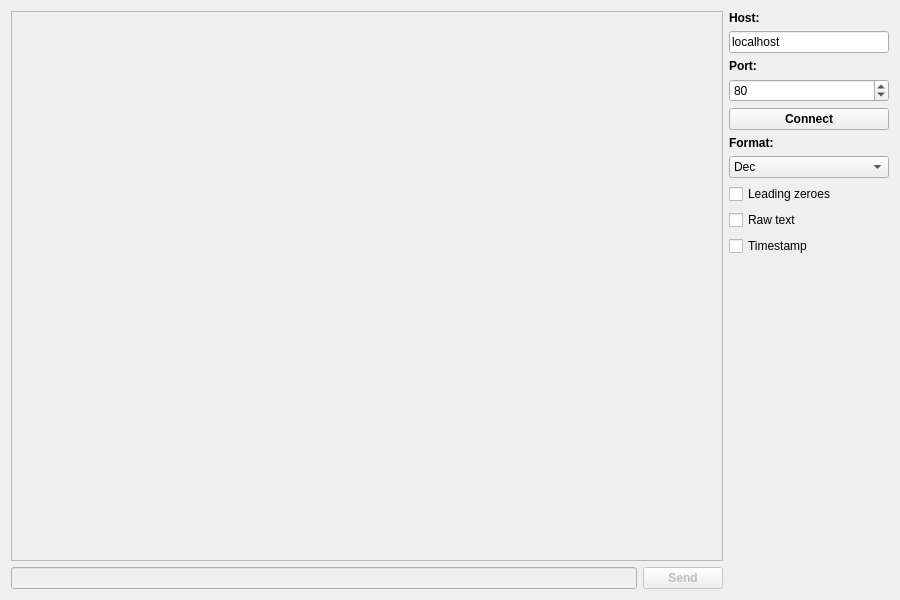
<?xml version="1.0" encoding="UTF-8"?>
<ui version="4.0">
 <class>Dialog</class>
 <widget class="QDialog" name="Dialog">
  <property name="geometry">
   <rect>
    <x>0</x>
    <y>0</y>
    <width>900</width>
    <height>600</height>
   </rect>
  </property>
  <property name="windowTitle">
   <string>TCP debugger (client) - 1.1.1</string>
  </property>
  <layout class="QGridLayout" name="gridLayout">
   <item row="0" column="0" rowspan="11">
    <layout class="QVBoxLayout" name="verticalLayout_2">
     <property name="sizeConstraint">
      <enum>QLayout::SetMaximumSize</enum>
     </property>
     <item>
      <widget class="QTextEdit" name="textEditTraffic">
       <property name="enabled">
        <bool>false</bool>
       </property>
      </widget>
     </item>
     <item>
      <layout class="QHBoxLayout" name="horizontalLayout">
       <item>
        <widget class="QLineEdit" name="lineEditData">
         <property name="enabled">
          <bool>false</bool>
         </property>
        </widget>
       </item>
       <item>
        <widget class="QPushButton" name="pushButtonSend">
         <property name="enabled">
          <bool>false</bool>
         </property>
         <property name="font">
          <font>
           <weight>75</weight>
           <bold>true</bold>
          </font>
         </property>
         <property name="text">
          <string>Send</string>
         </property>
         <property name="autoDefault">
          <bool>false</bool>
         </property>
        </widget>
       </item>
      </layout>
     </item>
    </layout>
   </item>
   <item row="0" column="1">
    <widget class="QLabel" name="labelHost">
     <property name="font">
      <font>
       <weight>75</weight>
       <bold>true</bold>
      </font>
     </property>
     <property name="text">
      <string>Host:</string>
     </property>
    </widget>
   </item>
   <item row="1" column="1">
    <widget class="QLineEdit" name="lineEditHost">
     <property name="minimumSize">
      <size>
       <width>160</width>
       <height>0</height>
      </size>
     </property>
     <property name="maximumSize">
      <size>
       <width>160</width>
       <height>16777215</height>
      </size>
     </property>
     <property name="text">
      <string>localhost</string>
     </property>
    </widget>
   </item>
   <item row="2" column="1">
    <widget class="QLabel" name="labelPort">
     <property name="font">
      <font>
       <weight>75</weight>
       <bold>true</bold>
      </font>
     </property>
     <property name="text">
      <string>Port:</string>
     </property>
    </widget>
   </item>
   <item row="3" column="1">
    <widget class="QSpinBox" name="spinBoxPort">
     <property name="minimumSize">
      <size>
       <width>160</width>
       <height>0</height>
      </size>
     </property>
     <property name="maximumSize">
      <size>
       <width>160</width>
       <height>16777215</height>
      </size>
     </property>
     <property name="minimum">
      <number>1</number>
     </property>
     <property name="maximum">
      <number>65535</number>
     </property>
     <property name="value">
      <number>80</number>
     </property>
    </widget>
   </item>
   <item row="4" column="1">
    <widget class="QPushButton" name="pushButtonConnectDisconnect">
     <property name="minimumSize">
      <size>
       <width>160</width>
       <height>0</height>
      </size>
     </property>
     <property name="maximumSize">
      <size>
       <width>160</width>
       <height>16777215</height>
      </size>
     </property>
     <property name="font">
      <font>
       <weight>75</weight>
       <bold>true</bold>
      </font>
     </property>
     <property name="text">
      <string>Connect</string>
     </property>
     <property name="autoDefault">
      <bool>false</bool>
     </property>
     <property name="flat">
      <bool>false</bool>
     </property>
    </widget>
   </item>
   <item row="5" column="1">
    <widget class="QLabel" name="labelFormat">
     <property name="font">
      <font>
       <weight>75</weight>
       <bold>true</bold>
      </font>
     </property>
     <property name="text">
      <string>Format:</string>
     </property>
    </widget>
   </item>
   <item row="6" column="1">
    <widget class="QComboBox" name="comboBoxFormat">
     <property name="minimumSize">
      <size>
       <width>160</width>
       <height>0</height>
      </size>
     </property>
     <property name="maximumSize">
      <size>
       <width>160</width>
       <height>16777215</height>
      </size>
     </property>
     <property name="currentIndex">
      <number>2</number>
     </property>
     <item>
      <property name="text">
       <string>Bin</string>
      </property>
     </item>
     <item>
      <property name="text">
       <string>Oct</string>
      </property>
     </item>
     <item>
      <property name="text">
       <string>Dec</string>
      </property>
     </item>
     <item>
      <property name="text">
       <string>Hex</string>
      </property>
     </item>
    </widget>
   </item>
   <item row="7" column="1">
    <widget class="QCheckBox" name="checkBoxLeadingZeroes">
     <property name="text">
      <string>Leading zeroes</string>
     </property>
    </widget>
   </item>
   <item row="8" column="1">
    <widget class="QCheckBox" name="checkBoxRawText">
     <property name="text">
      <string>Raw text</string>
     </property>
    </widget>
   </item>
   <item row="9" column="1">
    <widget class="QCheckBox" name="checkBoxTimestamp">
     <property name="text">
      <string>Timestamp</string>
     </property>
    </widget>
   </item>
   <item row="10" column="1">
    <spacer name="verticalSpacer">
     <property name="orientation">
      <enum>Qt::Vertical</enum>
     </property>
     <property name="sizeType">
      <enum>QSizePolicy::Expanding</enum>
     </property>
     <property name="sizeHint" stdset="0">
      <size>
       <width>17</width>
       <height>237</height>
      </size>
     </property>
    </spacer>
   </item>
  </layout>
 </widget>
 <tabstops>
  <tabstop>lineEditHost</tabstop>
  <tabstop>spinBoxPort</tabstop>
  <tabstop>pushButtonConnectDisconnect</tabstop>
  <tabstop>lineEditData</tabstop>
  <tabstop>pushButtonSend</tabstop>
  <tabstop>comboBoxFormat</tabstop>
  <tabstop>checkBoxTimestamp</tabstop>
  <tabstop>textEditTraffic</tabstop>
 </tabstops>
 <resources/>
 <connections/>
</ui>
